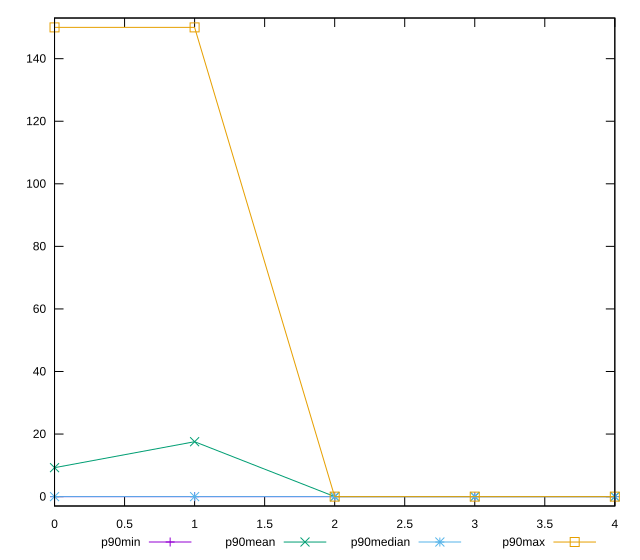

gnuplot code for this plot:
reset

$p90Min <<EOF
0 0
1 0
2 0
3 0
4 0
EOF

$p90Mean <<EOF
0 9.25531914893617
1 17.5531914893617
2 0
3 0
4 0
EOF

$p90Median <<EOF
0 0
1 0
2 0
3 0
4 0
EOF

$p90Max <<EOF
0 150
1 150
2 0
3 0
4 0
EOF

set key outside below
set xrange [0:4]
set yrange [-3:153]
set trange [-3:153]
set terminal svg size 640, 560 enhanced background rgb 'white'
set output "report_00018_2021-02-10T15-25-16.877Z/unminified-css/progression/value.svg"

plot $p90Min title "p90min" with linespoints, \
     $p90Mean title "p90mean" with linespoints, \
     $p90Median title "p90median" with linespoints, \
     $p90Max title "p90max" with linespoints

reset
